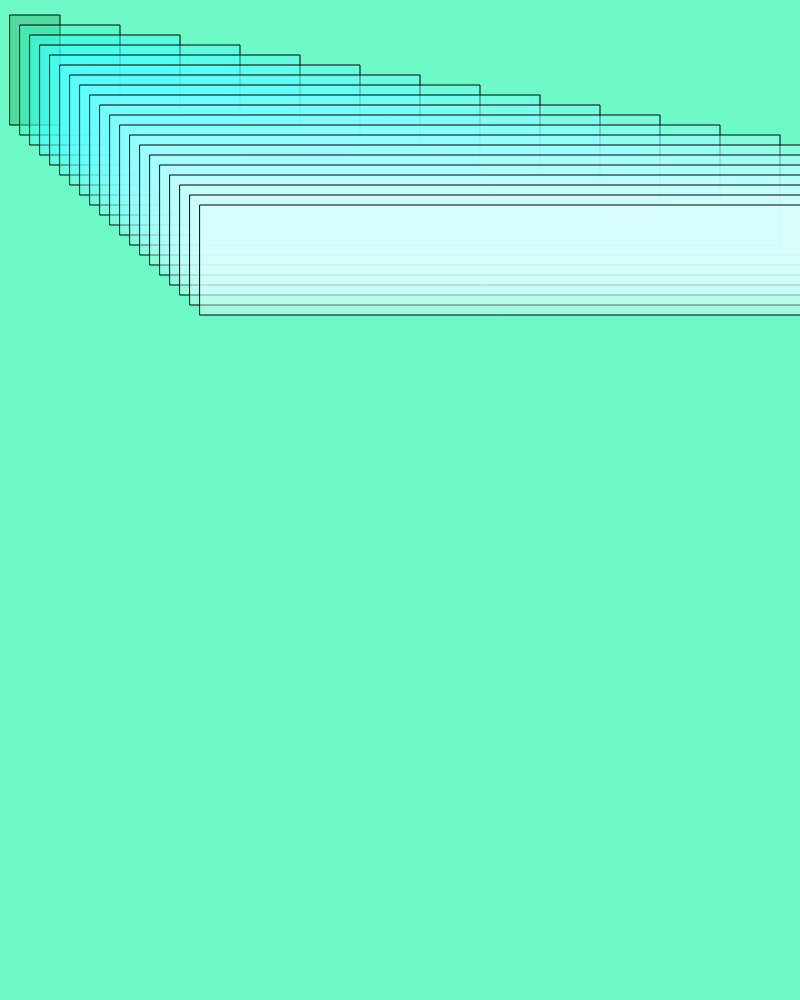
Frame 1 (no input)
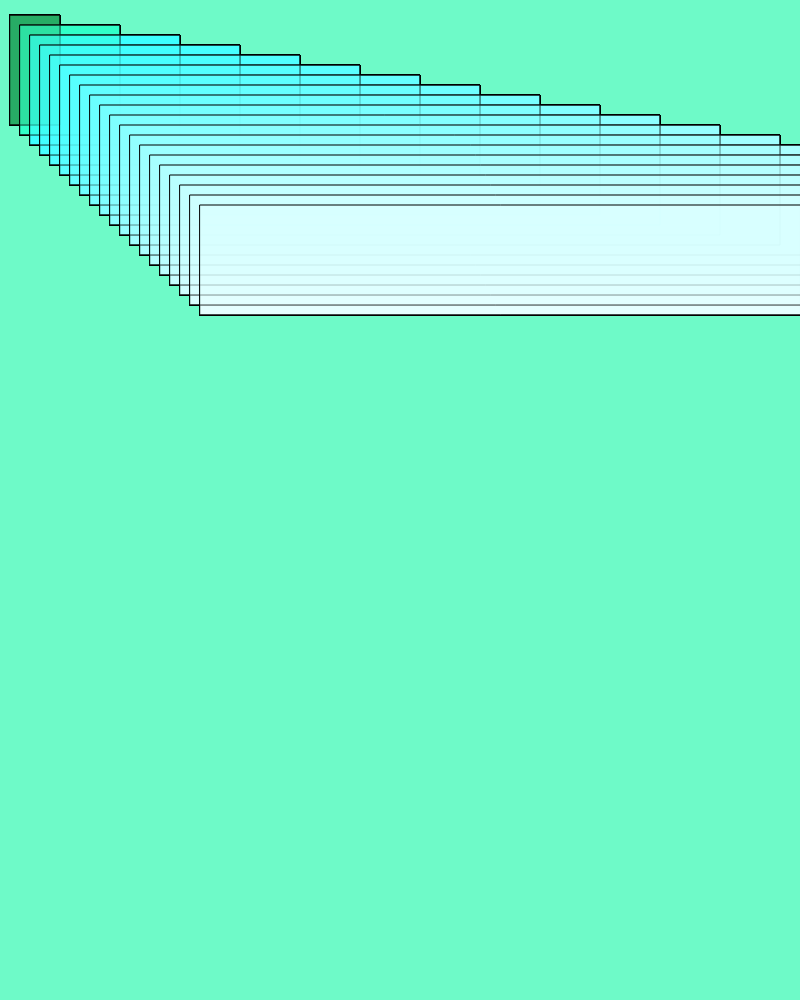
Frame 60 (no input)
Frame 120 (the mouse pressed at the canvas centre since frame 60): identical to frame 60, image omitted

The p5.js sketch that drew these frames (run headless with seeded random() and noise() and a simulated clock; from frame 60 on, the mouse is pressed at the canvas centre):

// p5.js sketch
// ── sketch.js
var cnv;

function centerCanvas() {
  var x = (windowWidth - width) / 2;
  var y = (windowHeight - height) / 2;
  cnv.position(x, y);
}

function setup() {
  cnv = createCanvas(800, 1000);
  centerCanvas();
  background(110, 250, 200);
}

function windowResized() {
  centerCanvas();
}

function draw() {
  fill(130,140,200, 100);

  for (let x = 10; x <= 200; x += 10) {
    fill(x + 30, x * 17, x * 10, 100);
    rect(x, x + 5, x * 5, 110);
  }

}
